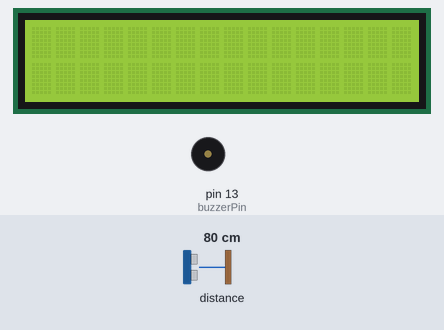
Bench run of a sketch on a simulated Arduino Uno, built with avr-gcc and run on an emulated ATmega328P. Parts: 16×2 character LCD, buzzer (waves = sounding). The inputs (shaded band) are chosen by the test bench; at power-on: distance to the obstacle 80 cm. What the sketch prints to the serial monitor is not drawn.

Above: at 1.2 s.
1.3 s: distance to the obstacle set to 9 cm
At 2.07 s:
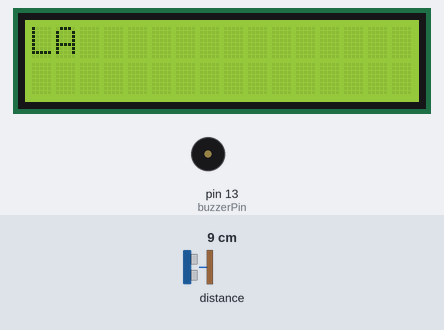
3.9 s: distance to the obstacle set to 2 cm
At 4.21 s:
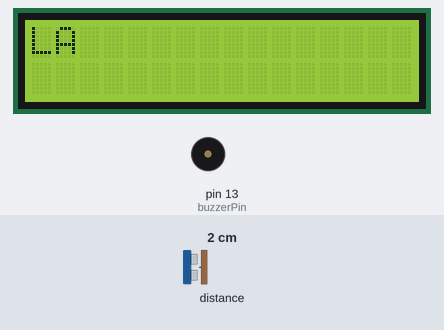
Timing chart, 0 to 6.9 s (numbered marks = the images above; inputs shaded):
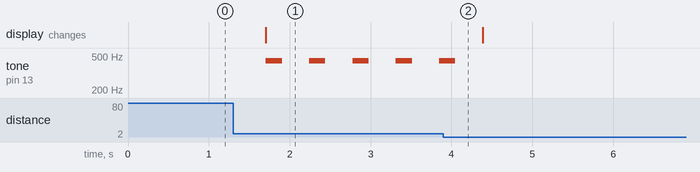

Measured:
- after the input at 1.3 s, tone on pin 13 (buzzerPin): alternates 440 Hz for 0.20 s and silent for 0.34 s, starting after 0.41 s; the display: changes after 0.41 s (image 1)
- after the input at 3.9 s, tone on pin 13 (buzzerPin): goes on until 4.0 s, then stays silent

The sketch:

PianoArduino.ino
```cpp
#include <Wire.h>
#include <VL53L0X.h>
#include <LiquidCrystal.h>

VL53L0X sensor;
LiquidCrystal lcd(12, 11, 5, 4, 3, 2); // Define os pinos do LCD

#define buzzerPin 13 // Definir o pino do buzzer

// Notas musicais (frequências em Hz)
#define NOTE_C4  262
#define NOTE_D4  294
#define NOTE_E4  330
#define NOTE_F4  349
#define NOTE_G4  392
#define NOTE_A4  440
#define NOTE_B4  494
#define NOTE_C5  523

void setup()
{
  Serial.begin(9600);
  Wire.begin();

  sensor.setTimeout(500);
  if (!sensor.init())
  {
    Serial.println("Failed to detect and initialize sensor!");
    while (1) {}
  }

  pinMode(buzzerPin, OUTPUT);

  sensor.startContinuous();

  // Inicializa o LCD com 16 colunas e 2 linhas
  lcd.begin(16, 2);
}

void loop()
{
  // Limpa o conteúdo do LCD
  lcd.clear();

  int distance = sensor.readRangeContinuousMillimeters();

  Serial.print(distance);

  if (sensor.timeoutOccurred()) { Serial.print(" TIMEOUT"); }

  if(distance > 45 && distance < 70)
  {
    lcd.setCursor(0, 0);
    lcd.print("DO");
    tone(buzzerPin, NOTE_C4, 200);
  }
  else if (distance > 72 && distance < 86)
  {
    lcd.setCursor(0, 0);
    lcd.print("SOL");
    tone(buzzerPin, NOTE_G4, 200);
  }
  else if (distance > 88 && distance < 100)
  {
    lcd.setCursor(0, 0);
    lcd.print("LA");
    tone(buzzerPin, NOTE_A4, 200);
  }
  else
  {
    Serial.print("\n");
  }

  delay(500);
}
```
